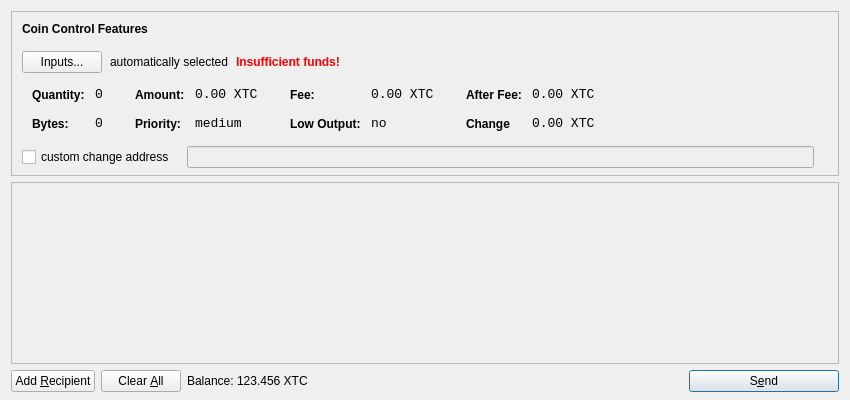
<?xml version="1.0" encoding="UTF-8"?>
<ui version="4.0">
 <class>SendCoinsDialog</class>
 <widget class="QDialog" name="SendCoinsDialog">
  <property name="geometry">
   <rect>
    <x>0</x>
    <y>0</y>
    <width>850</width>
    <height>400</height>
   </rect>
  </property>
  <property name="windowTitle">
   <string>Send Coins</string>
  </property>
  <layout class="QVBoxLayout" name="verticalLayout" stretch="0,1,0">
   <property name="bottomMargin">
    <number>8</number>
   </property>
   <item>
    <widget class="QFrame" name="frameCoinControl">
     <property name="sizePolicy">
      <sizepolicy hsizetype="Expanding" vsizetype="Expanding">
       <horstretch>0</horstretch>
       <verstretch>0</verstretch>
      </sizepolicy>
     </property>
     <property name="maximumSize">
      <size>
       <width>16777215</width>
       <height>16777215</height>
      </size>
     </property>
     <property name="frameShape">
      <enum>QFrame::StyledPanel</enum>
     </property>
     <property name="frameShadow">
      <enum>QFrame::Sunken</enum>
     </property>
     <layout class="QVBoxLayout" name="verticalLayoutCoinControl2">
      <property name="spacing">
       <number>-1</number>
      </property>
      <property name="leftMargin">
       <number>0</number>
      </property>
      <property name="topMargin">
       <number>0</number>
      </property>
      <property name="rightMargin">
       <number>0</number>
      </property>
      <property name="bottomMargin">
       <number>6</number>
      </property>
      <item>
       <layout class="QVBoxLayout" name="verticalLayoutCoinControl" stretch="0,0,0,0,1">
        <property name="spacing">
         <number>0</number>
        </property>
        <property name="leftMargin">
         <number>10</number>
        </property>
        <property name="topMargin">
         <number>10</number>
        </property>
        <item>
         <layout class="QHBoxLayout" name="horizontalLayoutCoinControl1">
          <property name="bottomMargin">
           <number>15</number>
          </property>
          <item>
           <widget class="QLabel" name="labelCoinControlFeatures">
            <property name="sizePolicy">
             <sizepolicy hsizetype="Preferred" vsizetype="Maximum">
              <horstretch>0</horstretch>
              <verstretch>0</verstretch>
             </sizepolicy>
            </property>
            <property name="font">
             <font>
              <weight>75</weight>
              <bold>true</bold>
             </font>
            </property>
            <property name="styleSheet">
             <string notr="true">font-weight:bold;</string>
            </property>
            <property name="text">
             <string>Coin Control Features</string>
            </property>
           </widget>
          </item>
         </layout>
        </item>
        <item>
         <layout class="QHBoxLayout" name="horizontalLayoutCoinControl2" stretch="0,0,0,0">
          <property name="spacing">
           <number>8</number>
          </property>
          <property name="bottomMargin">
           <number>10</number>
          </property>
          <item>
           <widget class="QPushButton" name="pushButtonCoinControl">
            <property name="styleSheet">
             <string notr="true"/>
            </property>
            <property name="text">
             <string>Inputs...</string>
            </property>
           </widget>
          </item>
          <item>
           <widget class="QLabel" name="labelCoinControlAutomaticallySelected">
            <property name="text">
             <string>automatically selected</string>
            </property>
            <property name="margin">
             <number>5</number>
            </property>
           </widget>
          </item>
          <item>
           <widget class="QLabel" name="labelCoinControlInsuffFunds">
            <property name="font">
             <font>
              <weight>75</weight>
              <bold>true</bold>
             </font>
            </property>
            <property name="styleSheet">
             <string notr="true">color:red;font-weight:bold;</string>
            </property>
            <property name="text">
             <string>Insufficient funds!</string>
            </property>
            <property name="margin">
             <number>5</number>
            </property>
           </widget>
          </item>
          <item>
           <spacer name="horizontalSpacerCoinControl">
            <property name="orientation">
             <enum>Qt::Horizontal</enum>
            </property>
            <property name="sizeHint" stdset="0">
             <size>
              <width>40</width>
              <height>1</height>
             </size>
            </property>
           </spacer>
          </item>
         </layout>
        </item>
        <item>
         <widget class="QWidget" name="widgetCoinControl" native="true">
          <property name="sizePolicy">
           <sizepolicy hsizetype="Preferred" vsizetype="Preferred">
            <horstretch>0</horstretch>
            <verstretch>0</verstretch>
           </sizepolicy>
          </property>
          <property name="minimumSize">
           <size>
            <width>0</width>
            <height>0</height>
           </size>
          </property>
          <property name="styleSheet">
           <string notr="true"/>
          </property>
          <layout class="QHBoxLayout" name="horizontalLayoutCoinControl5">
           <property name="margin">
            <number>0</number>
           </property>
           <item>
            <layout class="QHBoxLayout" name="horizontalLayoutCoinControl3" stretch="0,0,0,1">
             <property name="spacing">
              <number>20</number>
             </property>
             <property name="topMargin">
              <number>0</number>
             </property>
             <property name="bottomMargin">
              <number>10</number>
             </property>
             <item>
              <layout class="QFormLayout" name="formLayoutCoinControl1">
               <property name="horizontalSpacing">
                <number>10</number>
               </property>
               <property name="verticalSpacing">
                <number>14</number>
               </property>
               <property name="leftMargin">
                <number>10</number>
               </property>
               <property name="topMargin">
                <number>4</number>
               </property>
               <property name="rightMargin">
                <number>6</number>
               </property>
               <item row="0" column="0">
                <widget class="QLabel" name="labelCoinControlQuantityText">
                 <property name="styleSheet">
                  <string notr="true">font-weight:bold;</string>
                 </property>
                 <property name="text">
                  <string>Quantity:</string>
                 </property>
                 <property name="margin">
                  <number>0</number>
                 </property>
                </widget>
               </item>
               <item row="0" column="1">
                <widget class="QLabel" name="labelCoinControlQuantity">
                 <property name="font">
                  <font>
                   <family>Monospace</family>
                   <pointsize>10</pointsize>
                  </font>
                 </property>
                 <property name="cursor">
                  <cursorShape>IBeamCursor</cursorShape>
                 </property>
                 <property name="contextMenuPolicy">
                  <enum>Qt::ActionsContextMenu</enum>
                 </property>
                 <property name="text">
                  <string>0</string>
                 </property>
                 <property name="margin">
                  <number>0</number>
                 </property>
                 <property name="textInteractionFlags">
                  <set>Qt::LinksAccessibleByMouse|Qt::TextSelectableByKeyboard|Qt::TextSelectableByMouse</set>
                 </property>
                </widget>
               </item>
               <item row="1" column="0">
                <widget class="QLabel" name="labelCoinControlBytesText">
                 <property name="styleSheet">
                  <string notr="true">font-weight:bold;</string>
                 </property>
                 <property name="text">
                  <string>Bytes:</string>
                 </property>
                </widget>
               </item>
               <item row="1" column="1">
                <widget class="QLabel" name="labelCoinControlBytes">
                 <property name="font">
                  <font>
                   <family>Monospace</family>
                   <pointsize>10</pointsize>
                  </font>
                 </property>
                 <property name="cursor">
                  <cursorShape>IBeamCursor</cursorShape>
                 </property>
                 <property name="contextMenuPolicy">
                  <enum>Qt::ActionsContextMenu</enum>
                 </property>
                 <property name="text">
                  <string>0</string>
                 </property>
                 <property name="textInteractionFlags">
                  <set>Qt::LinksAccessibleByMouse|Qt::TextSelectableByKeyboard|Qt::TextSelectableByMouse</set>
                 </property>
                </widget>
               </item>
              </layout>
             </item>
             <item>
              <layout class="QFormLayout" name="formLayoutCoinControl2">
               <property name="horizontalSpacing">
                <number>10</number>
               </property>
               <property name="verticalSpacing">
                <number>14</number>
               </property>
               <property name="leftMargin">
                <number>6</number>
               </property>
               <property name="topMargin">
                <number>4</number>
               </property>
               <property name="rightMargin">
                <number>6</number>
               </property>
               <item row="0" column="0">
                <widget class="QLabel" name="labelCoinControlAmountText">
                 <property name="styleSheet">
                  <string notr="true">font-weight:bold;</string>
                 </property>
                 <property name="text">
                  <string>Amount:</string>
                 </property>
                 <property name="margin">
                  <number>0</number>
                 </property>
                </widget>
               </item>
               <item row="0" column="1">
                <widget class="QLabel" name="labelCoinControlAmount">
                 <property name="font">
                  <font>
                   <family>Monospace</family>
                   <pointsize>10</pointsize>
                  </font>
                 </property>
                 <property name="cursor">
                  <cursorShape>IBeamCursor</cursorShape>
                 </property>
                 <property name="contextMenuPolicy">
                  <enum>Qt::ActionsContextMenu</enum>
                 </property>
                 <property name="text">
                  <string>0.00 XTC</string>
                 </property>
                 <property name="textInteractionFlags">
                  <set>Qt::LinksAccessibleByMouse|Qt::TextSelectableByKeyboard|Qt::TextSelectableByMouse</set>
                 </property>
                </widget>
               </item>
               <item row="1" column="0">
                <widget class="QLabel" name="labelCoinControlPriorityText">
                 <property name="styleSheet">
                  <string notr="true">font-weight:bold;</string>
                 </property>
                 <property name="text">
                  <string>Priority:</string>
                 </property>
                </widget>
               </item>
               <item row="1" column="1">
                <widget class="QLabel" name="labelCoinControlPriority">
                 <property name="font">
                  <font>
                   <family>Monospace</family>
                   <pointsize>10</pointsize>
                  </font>
                 </property>
                 <property name="cursor">
                  <cursorShape>IBeamCursor</cursorShape>
                 </property>
                 <property name="contextMenuPolicy">
                  <enum>Qt::ActionsContextMenu</enum>
                 </property>
                 <property name="text">
                  <string>medium</string>
                 </property>
                 <property name="textInteractionFlags">
                  <set>Qt::LinksAccessibleByMouse|Qt::TextSelectableByKeyboard|Qt::TextSelectableByMouse</set>
                 </property>
                </widget>
               </item>
              </layout>
             </item>
             <item>
              <layout class="QFormLayout" name="formLayoutCoinControl3">
               <property name="horizontalSpacing">
                <number>10</number>
               </property>
               <property name="verticalSpacing">
                <number>14</number>
               </property>
               <property name="leftMargin">
                <number>6</number>
               </property>
               <property name="topMargin">
                <number>4</number>
               </property>
               <property name="rightMargin">
                <number>6</number>
               </property>
               <item row="0" column="0">
                <widget class="QLabel" name="labelCoinControlFeeText">
                 <property name="styleSheet">
                  <string notr="true">font-weight:bold;</string>
                 </property>
                 <property name="text">
                  <string>Fee:</string>
                 </property>
                 <property name="margin">
                  <number>0</number>
                 </property>
                </widget>
               </item>
               <item row="0" column="1">
                <widget class="QLabel" name="labelCoinControlFee">
                 <property name="font">
                  <font>
                   <family>Monospace</family>
                   <pointsize>10</pointsize>
                  </font>
                 </property>
                 <property name="cursor">
                  <cursorShape>IBeamCursor</cursorShape>
                 </property>
                 <property name="contextMenuPolicy">
                  <enum>Qt::ActionsContextMenu</enum>
                 </property>
                 <property name="text">
                  <string>0.00 XTC</string>
                 </property>
                 <property name="textInteractionFlags">
                  <set>Qt::LinksAccessibleByMouse|Qt::TextSelectableByKeyboard|Qt::TextSelectableByMouse</set>
                 </property>
                </widget>
               </item>
               <item row="1" column="0">
                <widget class="QLabel" name="labelCoinControlLowOutputText">
                 <property name="styleSheet">
                  <string notr="true">font-weight:bold;</string>
                 </property>
                 <property name="text">
                  <string>Low Output:</string>
                 </property>
                </widget>
               </item>
               <item row="1" column="1">
                <widget class="QLabel" name="labelCoinControlLowOutput">
                 <property name="font">
                  <font>
                   <family>Monospace</family>
                   <pointsize>10</pointsize>
                  </font>
                 </property>
                 <property name="cursor">
                  <cursorShape>IBeamCursor</cursorShape>
                 </property>
                 <property name="contextMenuPolicy">
                  <enum>Qt::ActionsContextMenu</enum>
                 </property>
                 <property name="text">
                  <string>no</string>
                 </property>
                 <property name="textInteractionFlags">
                  <set>Qt::LinksAccessibleByMouse|Qt::TextSelectableByKeyboard|Qt::TextSelectableByMouse</set>
                 </property>
                </widget>
               </item>
              </layout>
             </item>
             <item>
              <layout class="QFormLayout" name="formLayoutCoinControl4">
               <property name="horizontalSpacing">
                <number>10</number>
               </property>
               <property name="verticalSpacing">
                <number>14</number>
               </property>
               <property name="leftMargin">
                <number>6</number>
               </property>
               <property name="topMargin">
                <number>4</number>
               </property>
               <property name="rightMargin">
                <number>6</number>
               </property>
               <item row="0" column="0">
                <widget class="QLabel" name="labelCoinControlAfterFeeText">
                 <property name="styleSheet">
                  <string notr="true">font-weight:bold;</string>
                 </property>
                 <property name="text">
                  <string>After Fee:</string>
                 </property>
                 <property name="margin">
                  <number>0</number>
                 </property>
                </widget>
               </item>
               <item row="0" column="1">
                <widget class="QLabel" name="labelCoinControlAfterFee">
                 <property name="font">
                  <font>
                   <family>Monospace</family>
                   <pointsize>10</pointsize>
                  </font>
                 </property>
                 <property name="cursor">
                  <cursorShape>IBeamCursor</cursorShape>
                 </property>
                 <property name="contextMenuPolicy">
                  <enum>Qt::ActionsContextMenu</enum>
                 </property>
                 <property name="text">
                  <string>0.00 XTC</string>
                 </property>
                 <property name="textInteractionFlags">
                  <set>Qt::LinksAccessibleByMouse|Qt::TextSelectableByKeyboard|Qt::TextSelectableByMouse</set>
                 </property>
                </widget>
               </item>
               <item row="1" column="0">
                <widget class="QLabel" name="labelCoinControlChangeText">
                 <property name="styleSheet">
                  <string notr="true">font-weight:bold;</string>
                 </property>
                 <property name="text">
                  <string>Change</string>
                 </property>
                </widget>
               </item>
               <item row="1" column="1">
                <widget class="QLabel" name="labelCoinControlChange">
                 <property name="font">
                  <font>
                   <family>Monospace</family>
                   <pointsize>10</pointsize>
                  </font>
                 </property>
                 <property name="cursor">
                  <cursorShape>IBeamCursor</cursorShape>
                 </property>
                 <property name="contextMenuPolicy">
                  <enum>Qt::ActionsContextMenu</enum>
                 </property>
                 <property name="text">
                  <string>0.00 XTC</string>
                 </property>
                 <property name="textInteractionFlags">
                  <set>Qt::LinksAccessibleByMouse|Qt::TextSelectableByKeyboard|Qt::TextSelectableByMouse</set>
                 </property>
                </widget>
               </item>
              </layout>
             </item>
            </layout>
           </item>
          </layout>
         </widget>
        </item>
        <item>
         <layout class="QHBoxLayout" name="horizontalLayoutCoinControl4" stretch="0,0,0">
          <property name="spacing">
           <number>12</number>
          </property>
          <property name="sizeConstraint">
           <enum>QLayout::SetDefaultConstraint</enum>
          </property>
          <property name="topMargin">
           <number>5</number>
          </property>
          <property name="rightMargin">
           <number>5</number>
          </property>
          <item>
           <widget class="QCheckBox" name="checkBoxCoinControlChange">
            <property name="text">
             <string>custom change address</string>
            </property>
           </widget>
          </item>
          <item>
           <widget class="QLineEdit" name="lineEditCoinControlChange">
            <property name="enabled">
             <bool>false</bool>
            </property>
            <property name="sizePolicy">
             <sizepolicy hsizetype="Expanding" vsizetype="Fixed">
              <horstretch>0</horstretch>
              <verstretch>0</verstretch>
             </sizepolicy>
            </property>
           </widget>
          </item>
          <item>
           <widget class="QLabel" name="labelCoinControlChangeLabel">
            <property name="sizePolicy">
             <sizepolicy hsizetype="Preferred" vsizetype="Expanding">
              <horstretch>0</horstretch>
              <verstretch>0</verstretch>
             </sizepolicy>
            </property>
            <property name="minimumSize">
             <size>
              <width>0</width>
              <height>0</height>
             </size>
            </property>
            <property name="text">
             <string/>
            </property>
            <property name="margin">
             <number>3</number>
            </property>
           </widget>
          </item>
         </layout>
        </item>
        <item>
         <spacer name="verticalSpacerCoinControl">
          <property name="orientation">
           <enum>Qt::Vertical</enum>
          </property>
          <property name="sizeHint" stdset="0">
           <size>
            <width>800</width>
            <height>1</height>
           </size>
          </property>
         </spacer>
        </item>
       </layout>
      </item>
     </layout>
    </widget>
   </item>
   <item>
    <widget class="QScrollArea" name="scrollArea">
     <property name="widgetResizable">
      <bool>true</bool>
     </property>
     <widget class="QWidget" name="scrollAreaWidgetContents">
      <property name="geometry">
       <rect>
        <x>0</x>
        <y>0</y>
        <width>830</width>
        <height>165</height>
       </rect>
      </property>
      <layout class="QVBoxLayout" name="verticalLayout_2">
       <property name="margin">
        <number>0</number>
       </property>
       <item>
        <layout class="QVBoxLayout" name="entries">
         <property name="spacing">
          <number>6</number>
         </property>
        </layout>
       </item>
       <item>
        <spacer name="verticalSpacer">
         <property name="orientation">
          <enum>Qt::Vertical</enum>
         </property>
         <property name="sizeHint" stdset="0">
          <size>
           <width>20</width>
           <height>40</height>
          </size>
         </property>
        </spacer>
       </item>
      </layout>
     </widget>
    </widget>
   </item>
   <item>
    <layout class="QHBoxLayout" name="horizontalLayout">
     <item>
      <widget class="QPushButton" name="addButton">
       <property name="toolTip">
        <string>Send to multiple recipients at once</string>
       </property>
       <property name="text">
        <string>Add &amp;Recipient</string>
       </property>
       <property name="icon">
        <iconset resource="../bitcoin.qrc">
         <normaloff>:/icons/add</normaloff>:/icons/add</iconset>
       </property>
       <property name="autoDefault">
        <bool>false</bool>
       </property>
      </widget>
     </item>
     <item>
      <widget class="QPushButton" name="clearButton">
       <property name="sizePolicy">
        <sizepolicy hsizetype="Minimum" vsizetype="Fixed">
         <horstretch>0</horstretch>
         <verstretch>0</verstretch>
        </sizepolicy>
       </property>
       <property name="toolTip">
        <string>Remove all transaction fields</string>
       </property>
       <property name="text">
        <string>Clear &amp;All</string>
       </property>
       <property name="icon">
        <iconset resource="../bitcoin.qrc">
         <normaloff>:/icons/remove</normaloff>:/icons/remove</iconset>
       </property>
       <property name="autoRepeatDelay">
        <number>300</number>
       </property>
       <property name="autoDefault">
        <bool>false</bool>
       </property>
      </widget>
     </item>
     <item>
      <layout class="QHBoxLayout" name="horizontalLayout_2">
       <property name="spacing">
        <number>3</number>
       </property>
       <item>
        <widget class="QLabel" name="label">
         <property name="sizePolicy">
          <sizepolicy hsizetype="Preferred" vsizetype="Fixed">
           <horstretch>0</horstretch>
           <verstretch>0</verstretch>
          </sizepolicy>
         </property>
         <property name="text">
          <string>Balance:</string>
         </property>
        </widget>
       </item>
       <item>
        <widget class="QLabel" name="labelBalance">
         <property name="sizePolicy">
          <sizepolicy hsizetype="Preferred" vsizetype="Fixed">
           <horstretch>0</horstretch>
           <verstretch>0</verstretch>
          </sizepolicy>
         </property>
         <property name="cursor">
          <cursorShape>IBeamCursor</cursorShape>
         </property>
         <property name="text">
          <string>123.456 XTC</string>
         </property>
         <property name="textInteractionFlags">
          <set>Qt::LinksAccessibleByMouse|Qt::TextSelectableByKeyboard|Qt::TextSelectableByMouse</set>
         </property>
        </widget>
       </item>
      </layout>
     </item>
     <item>
      <spacer name="horizontalSpacer">
       <property name="orientation">
        <enum>Qt::Horizontal</enum>
       </property>
       <property name="sizeHint" stdset="0">
        <size>
         <width>40</width>
         <height>20</height>
        </size>
       </property>
      </spacer>
     </item>
     <item>
      <widget class="QPushButton" name="sendButton">
       <property name="minimumSize">
        <size>
         <width>150</width>
         <height>0</height>
        </size>
       </property>
       <property name="toolTip">
        <string>Confirm the send action</string>
       </property>
       <property name="text">
        <string>S&amp;end</string>
       </property>
       <property name="icon">
        <iconset resource="../bitcoin.qrc">
         <normaloff>:/icons/send</normaloff>:/icons/send</iconset>
       </property>
       <property name="default">
        <bool>true</bool>
       </property>
      </widget>
     </item>
    </layout>
   </item>
  </layout>
 </widget>
 <resources>
  <include location="../bitcoin.qrc"/>
 </resources>
 <connections/>
</ui>
